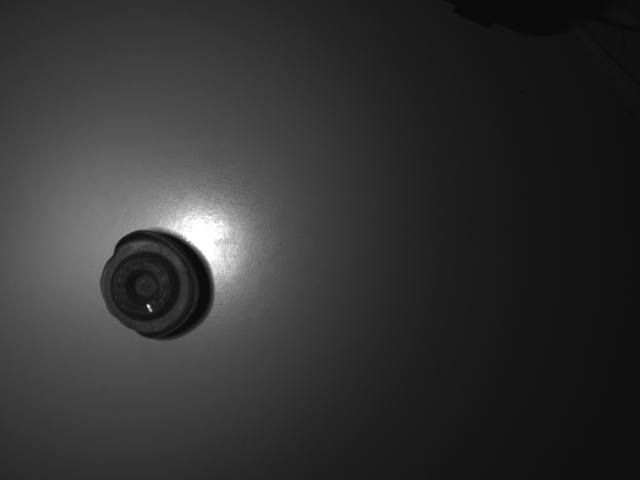
#> input picture bilder/original_right1_.png, 1280 x 960 px, found by its file name (shown at 1/2 size)
$ python bildverarbeitung.py   (older library calls are emulated)
#> lines starting #> are read from the running program, lines starting #| are printed output that depends on the picture; after the words box and inside, x2 and y2 are one past the last pixel; in counts of white or black regions, pixels touching at a corner belong together
#> in main, imgr is the input picture: shape (960, 1280, 3); min 10, max 255, mean 50.1
import cv2
import numpy as np
import pandas as pd
import matplotlib.pyplot as plt
import os


class Bildverarbeitung:
    def __init__(self, Img):
        try:
            self.img = cv2.cvtColor(Img, cv2.COLOR_BGR2GRAY)
        except:
            self.img = Img
        self.imgbin = np.zeros_like(self.img)
        self.imgregion = np.zeros_like(self.img)
        self.data= "Emty"
        self.metadata="Emty"
        self.mittekoor= np.zeros(2)
        self.solution_roa= 300
        self.regionofattraction_img =np.zeros((self.solution_roa,self.solution_roa))
        self.countur_img=cv2.cvtColor(self.img, cv2.COLOR_GRAY2BGR)
        self.aussenkontur_img=np.zeros((self.solution_roa))
        self.edges= np.zeros_like(self.regionofattraction_img)
        self.blur = cv2.GaussianBlur(self.img,(5,5),0)

    def binar(self):   #Otsu mit Gaußfilterung
        ret ,self.imgbin= cv2.threshold(cv2.bitwise_not(self.img),0,255,cv2.THRESH_BINARY+cv2.THRESH_OTSU)
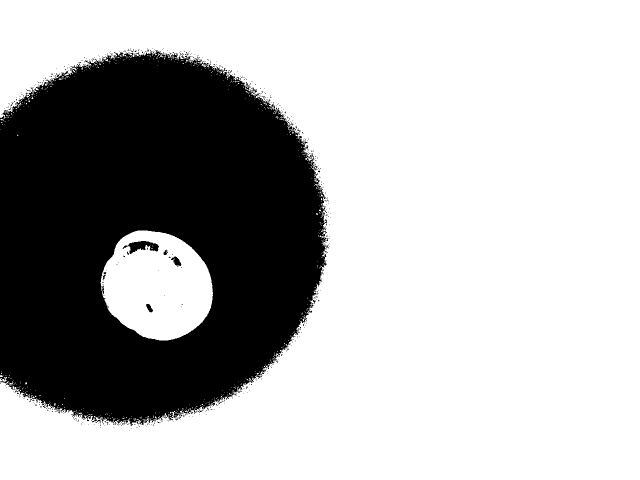
#> self.imgbin: shape (960, 1280) (shown at 1/2 size); 70.4% white; 539 black regions (531 under 20 px)
#> ret = 193
        #self.imgbin = cv2.adaptiveThreshold(self.img,255,cv2.ADAPTIVE_THRESH_MEAN_C,cv2.THRESH_BINARY,11,2)
        #self.imgbin = cv2.adaptiveThreshold(self.img,255,cv2.ADAPTIVE_THRESH_GAUSSIAN_C,cv2.THRESH_BINARY,11,2)

    def find_large_regions(self, threshold_area_small, threshold_area_big):
#> called with threshold_area_small = 300, threshold_area_big = 100000
        contours, _ = cv2.findContours(self.imgbin, cv2.RETR_EXTERNAL, cv2.CHAIN_APPROX_SIMPLE)
#> contours = 556 contours, 553 with area under 20; largest, box (x1, y1, x2, y2) and area: (0, 0, 1280, 960) 824950, (201, 461, 426, 681) 37343, (0, 754, 14, 764) 40

        # Iteriere durch die Konturen und filtere Regionen basierend auf der Fläche
        for contour in contours:
            area = cv2.contourArea(contour)
            perimeter= cv2.arcLength(contour,True)
            if perimeter != 0:
                roundness= (4 * np.pi * area)/ (perimeter*perimeter)
                if area > threshold_area_small and area < threshold_area_big and roundness > 0.7:
                    # Zeichne die Region auf das Ergebnisbild
                    cv2.drawContours(self.imgregion, [contour], 0, 255, thickness=cv2.FILLED)
#> this loop made 556 passes
#> (contour, area, perimeter, roundness) on passes 4, 6, 7, 14, 17, 18, 19, 21, 23, 25: ([[305, 837], [306, 838]], 0, 2.83, 0), ([[261, 837], [262, 837]], 0, 2, 0), ([[258, 837], [259, 838], [259, 837]], 0.5, 3.41, 0.539), ([[221, 836], [221, 837]], 0, 2, 0), ([[215, 835], [215, 836], [216, 836], [216, 835]], 1, 4, 0.785), ([[208, 835], [208, 836]], 0, 2, 0), ([[307, 834], [307, 835]], 0, 2, 0), ([[252, 834], [253, 835], [253, 834]], 0.5, 3.41, 0.539), ([[225, 834], [225, 835], [226, 836], [225, 835]], 0, 4.83, 0), ([[282, 833], [281, 834], [279, 834], [282, 834]], 0.5, 7.41, 0.114)
#> (area, perimeter, roundness) on passes 3, 9, 11, 12, 24, 26: (0, 10.83, 0), (2.5, 8.24, 0.462), (3, 17.66, 0.121), (1.5, 7.41, 0.343), (1.5, 8.24, 0.277), (1, 6.83, 0.27)
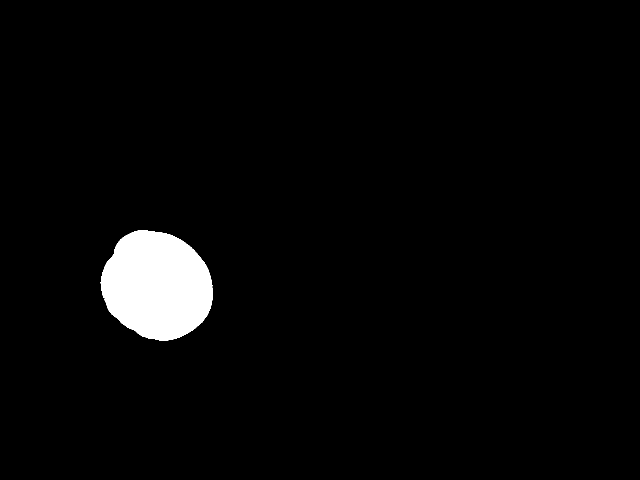
#> self.imgregion: shape (960, 1280) (shown at 1/2 size); 3.1% white; 1 white region, box (x1, y1, x2, y2) and area: (201, 461, 426, 681) 37662

        kernel_size = 3
        kernel = np.zeros((kernel_size, kernel_size), dtype=np.uint8)
        center = kernel_size // 2
        kernel[:, center] = 1
        kernel[center, :] = 1
        self.imgregion = cv2.erode(self.imgregion, kernel, iterations=3)
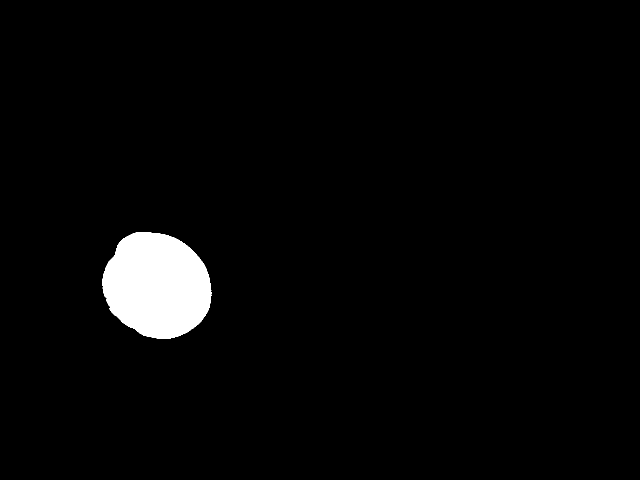
#> self.imgregion: shape (960, 1280) (shown at 1/2 size); 2.9% white; 1 white region, box (x1, y1, x2, y2) and area: (204, 464, 423, 678) 35794
        self.imgregion = cv2.dilate(self.imgregion, kernel, iterations=3)
#> self.imgregion: shape (960, 1280); 3.1% white; 1 white region, box (x1, y1, x2, y2) and area: (201, 461, 426, 681) 37639


    def flaechen_mittelpunkt(self):
        # Berechne den gewichteten Durchschnitt der Koordinaten
        Mr= cv2.moments(self.imgregion)
#> Mr = moments, m00 9597945, centre m10/m00, m01/m00 = (313.8, 570.8)

        # calculate x,y coordinate of center
        try:
            self.mittekoor[0]= int(Mr["m10"] / Mr["m00"])
            self.mittekoor[1] = int(Mr["m01"] / Mr["m00"])
            #print("x= " + str(self.mittekoor[0]) + " und y= " + str(self.mittekoor[1]))
            size=10
            thickness=3
            cv2.line(self.countur_img, (int(self.mittekoor[0] - size/2), int(self.mittekoor[1])), (int(self.mittekoor[0] + size/2), int(self.mittekoor[1])), (0, 255, 0), thickness)
#> self.countur_img: shape (960, 1280, 3); 0.01% of pixels changed, all inside (x1, y1, x2, y2) = (306, 568, 321, 573)
            # Zeichne vertikale Linie
            cv2.line(self.countur_img, (int(self.mittekoor[0]), int(self.mittekoor[1] - size/2)), (int(self.mittekoor[0]), int(self.mittekoor[1] + size/2)), (0, 255, 0), thickness)
#> self.countur_img: shape (960, 1280, 3); mean B, G, R 50.1, 50.2, 50.1
        except:
            print('Mitte nicht gefunden')

    def regionofattraction(self):
        self.binar()
        self.find_large_regions(300, 100000)
        self.flaechen_mittelpunkt()
        if all(self.mittekoor) != None:
            shift= (self.solution_roa)
            shift2= int( self.solution_roa/2)
            # Berechne die Koordinaten des Ausschnitts
            y = int(self.mittekoor[0] - shift)
            x = int(self.mittekoor[1] - shift)
            try:
                if y <= 0 and x > 0:
                    self.regionofattraction_img= self.img[0:shift, abs(x):abs(x)+shift2]
                elif y > 0 and x <= 0:
                    self.regionofattraction_img = self.img[abs(y):abs(y)+shift2, 0:shift]
                elif y <= 0 and x <= 0:
                    self.regionofattraction_img = self.img[0:shift, 0:shift]
                else:
                    self.regionofattraction_img = self.img[abs(y):abs(y)+shift2, abs(x):abs(x)+shift2]
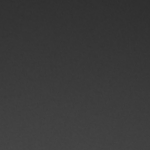
#> self.regionofattraction_img: shape (150, 150); min 46, max 72, mean 58.3
            except:
                print('error')

    def aussenkontur(self):

        kernel_size = 3
        kernel = np.zeros((kernel_size, kernel_size), dtype=np.uint8)
        center = kernel_size // 2
        kernel[:, center] = 1
        kernel[center, :] = 1

        img_erosion = cv2.erode(self.imgregion, kernel, iterations=1)
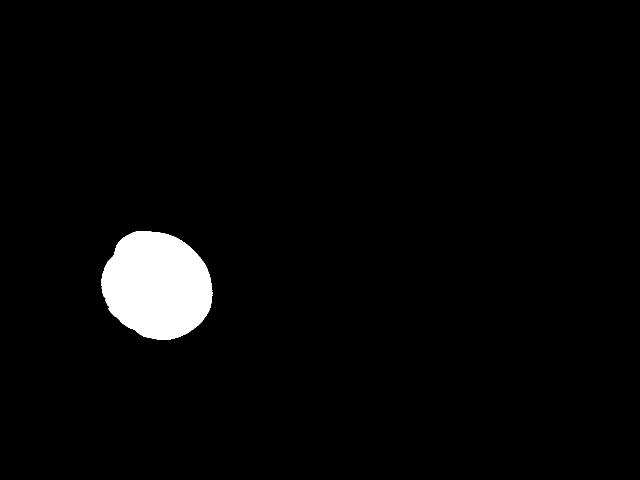
#> img_erosion: shape (960, 1280) (shown at 1/2 size); 3% white; 1 white region, box (x1, y1, x2, y2) and area: (202, 462, 425, 680) 37020
        img_dilation = cv2.dilate(self.imgregion, kernel, iterations=1)
#> img_dilation: shape (960, 1280); 3.1% white; 1 white region, box (x1, y1, x2, y2) and area: (200, 460, 427, 682) 38262
        self.aussenkontur_img = cv2.subtract(img_dilation , img_erosion )
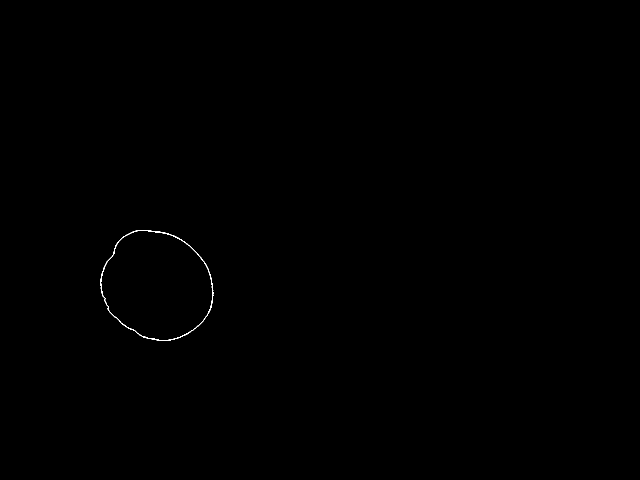
#> self.aussenkontur_img: shape (960, 1280) (shown at 1/2 size); 0.1% white in thin lines or dots, all inside (x1, y1, x2, y2) = (200, 460, 427, 682)

    def sobel_img(self):
    # Sobel Edge Detection
        img = cv2.adaptiveThreshold(self.img,255,cv2.ADAPTIVE_THRESH_GAUSSIAN_C,cv2.THRESH_BINARY,11,2)
        sobelx = cv2.Sobel(src=cv2.GaussianBlur(img,(5,5),0), ddepth=cv2.CV_64F, dx=1, dy=0, ksize=3)
        sobely = cv2.Sobel(src=cv2.GaussianBlur(img,(5,5),0), ddepth=cv2.CV_64F, dx=0, dy=1, ksize=3)

        sobel = cv2.Sobel(src=cv2.GaussianBlur(img,(5,5),0), ddepth=cv2.CV_64F, dx=1, dy=1, ksize=5)
        self.edges = sobel
        # [5 lines of commented-out code are left out]
        threshold_area_small=10
        threshold_area_big=10000000
        # [7 lines of commented-out code are left out]


    def Hough_Circles(self):
        # Use the Hough Circle Transform
        circles = cv2.HoughCircles(
            cv2.adaptiveThreshold(self.img,255,cv2.ADAPTIVE_THRESH_GAUSSIAN_C,cv2.THRESH_BINARY,11,2),#self.blur,
            cv2.HOUGH_GRADIENT,
            dp=1,           # Inverse ratio of the accumulator resolution to the image resolution
            minDist=50,     # Minimum distance between detected centers
            param1=200,     # Upper threshold for the internal Canny edge detector
            param2=5,      # Threshold for center detection
            minRadius=5,   # Minimum radius to be detected
            maxRadius=100    # Maximum radius to be detected
        )
#> circles = 311 rows, first 8: [405.5, 454.5, 99.4], [376.5, 503.5, 99.4], [289.5, 572.5, 69.7], [414.5, 551.5, 99.4], [257.5, 386.5, 97.2], [278.5, 510.5, 99.4], [398.5, 291.5, 99.4], [256.5, 464.5, 99.4]

        # If circles are found, draw them on the original image
        if circles is not None:
            circles = np.uint16(np.around(circles))
#> circles = 311 rows, first 8: [406, 454, 99], [376, 504, 99], [290, 572, 70], [414, 552, 99], [258, 386, 97], [278, 510, 99], [398, 292, 99], [256, 464, 99]
            for i in circles[0, :]:
                # Draw the outer circle
                cv2.circle(self.countur_img, (i[0], i[1]), i[2], (0, 255, 0), 2)
                # Draw the center of the circle
                cv2.circle(self.countur_img, (i[0], i[1]), 2, (0, 0, 255), 3)
#> this loop made 311 passes
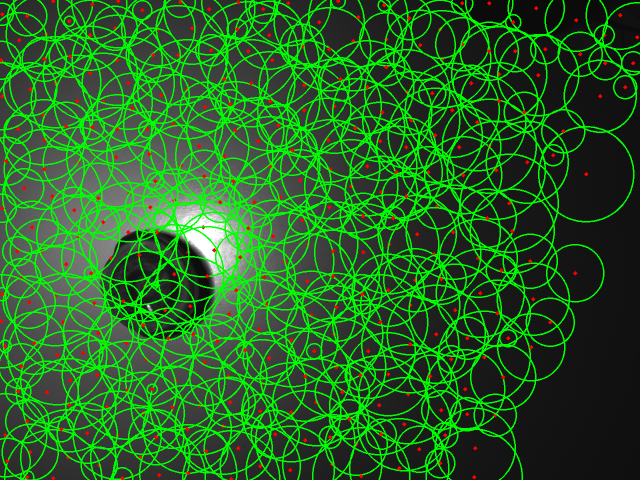
#> self.countur_img: shape (960, 1280, 3) (shown at 1/2 size); mean B, G, R 35.6, 99.3, 38

    def speichern(self, speicher_path, name, idx):
        cv2.imwrite('bilder/original'+ '_' + str(name) + str(idx) + '_' +'.png',self.img)
        cv2.imwrite('bilder/bin'+ '_' + str(name) + str(idx) + '_' +'.png',self.imgbin)
        cv2.imwrite('bilder/region'+ '_' + str(name) + str(idx) + '_' +'.png',self.imgregion)
        cv2.imwrite('bilder/regionattraction'+ '_' + str(name) + str(idx) + '_' +'.png',self.regionofattraction_img )
        cv2.imwrite('bilder/countur'+ '_' + str(name) + str(idx) + '_' +'.png',self.countur_img)
        cv2.imwrite('bilder/aussenkontur'+ '_' + str(name) + str(idx) + '_' +'.png',self.aussenkontur_img)
        cv2.imwrite('bilder/sobel'+ '_' + str(name) + str(idx) + '_' +'.png',self.edges)
        return 0
        #self.data
        #self.metadata
        ##self.mittekoor


def main():
    imgr = cv2.imread("/bilder/original_right1_.png")
    imgl = cv2.imread("links.jpg")
    img= Bildverarbeitung(imgr)

    img.regionofattraction()
    img.aussenkontur()
    img.Hough_Circles()
    #img.mitte()


    cv2.imshow("test_image", img.imgregion)
    cv2.waitKey(0)
    #cv2.imshow("test_image", img.aussenkontur_img)
    #cv2.waitKey(0)
    cv2.imshow("test_image", img.countur_img)
    cv2.waitKey(0)
    cv2.destroyAllWindows()


if __name__ == '__main__':

    main()

$ run again, with bilder/original_right11_.png copied over bilder/original_right1_.png
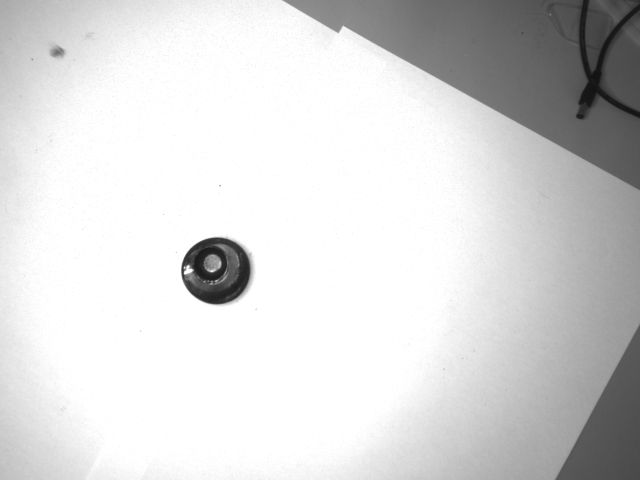
#> input picture bilder/original_right11_.png, 1280 x 960 px, found by its file name (shown at 1/2 size)
#> in main, imgr is the input picture: shape (960, 1280, 3); min 18, max 255, mean 216.1
#> in binar, `ret ,self.imgbin= cv2.threshold(cv2.bitwise_not(self.img),0,255,cv2.TH..`:
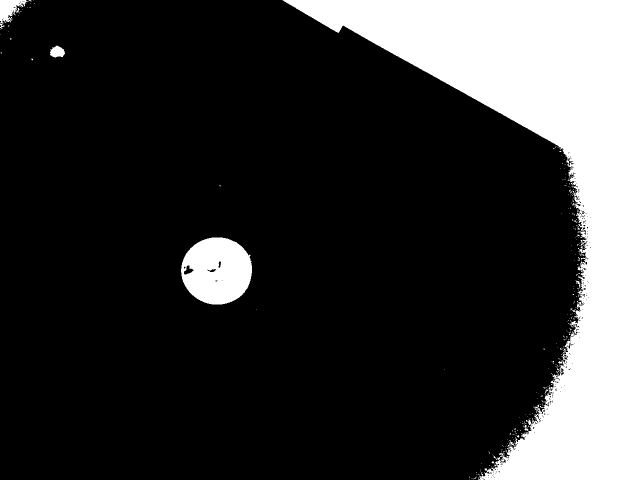
#> self.imgbin: shape (960, 1280) (shown at 1/2 size); 20.4% white; 313 white regions (305 under 20 px)
#> ret = 76
#> contours = 313 contours, 307 with area under 20; largest, box (x1, y1, x2, y2) and area: (565, 0, 1280, 960) 231758, (362, 475, 504, 609) 14812, (0, 0, 63, 58) 1372, (100, 91, 130, 115) 467, (1046, 850, 1057, 862) 29, (1152, 561, 1161, 574) 25
#> the loop in find_large_regions, `for contour in contours:` made 313 passes
#> (area, perimeter, roundness) on pass 63: (29, 46.28, 0.17)
#> Mr = moments, m00 3823980, centre m10/m00, m01/m00 = (433.2, 541.3)
#> img_erosion: shape (960, 1280); 1.2% white; 1 white region, box (x1, y1, x2, y2) and area: (363, 476, 503, 608) 14607
#> img_dilation: shape (960, 1280); 1.3% white; 1 white region, box (x1, y1, x2, y2) and area: (361, 474, 505, 610) 15389
#> self.aussenkontur_img: shape (960, 1280); 0.06% white in thin lines or dots, all inside (x1, y1, x2, y2) = (361, 474, 505, 610)
#> in Hough_Circles, `circles = cv2.HoughCircles( cv2.adaptiveThreshold(self.img,255,cv2.ADA..`: circles = 374 rows, first 8: [1068.5, 562.5, 99.4], [1130.5, 608.5, 99.4], [1037.5, 494.5, 99.4], [1031.5, 361.5, 99.4], [1131.5, 483.5, 99.4], [992.5, 719.5, 99.4], [1149.5, 733.5, 99.4], [1029.5, 431.5, 99.4]
#> in Hough_Circles, `circles = np.uint16(np.around(circles))`: circles = 374 rows, first 8: [1068, 562, 99], [1130, 608, 99], [1038, 494, 99], [1032, 362, 99], [1132, 484, 99], [992, 720, 99], [1150, 734, 99], [1030, 432, 99]
#> the loop in Hough_Circles, `for i in circles[0, :]:` made 374 passes
#> after the loop in Hough_Circles, `for i in circles[0, :]:`:
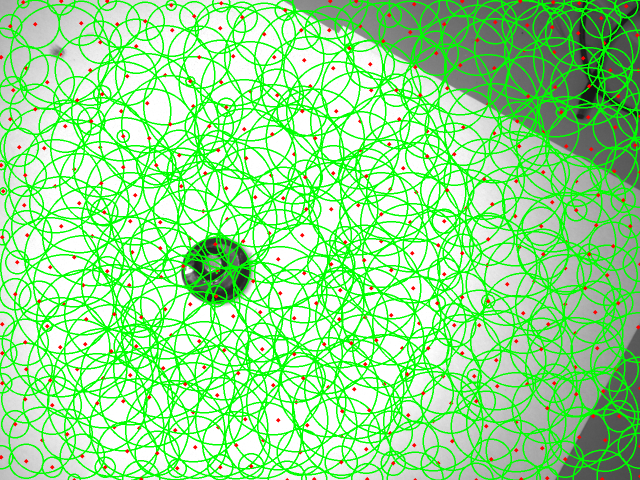
#> self.countur_img: shape (960, 1280, 3) (shown at 1/2 size); mean B, G, R 148, 224.5, 150.8

$ run again, with bilder/original_right4_.png copied over bilder/original_right1_.png
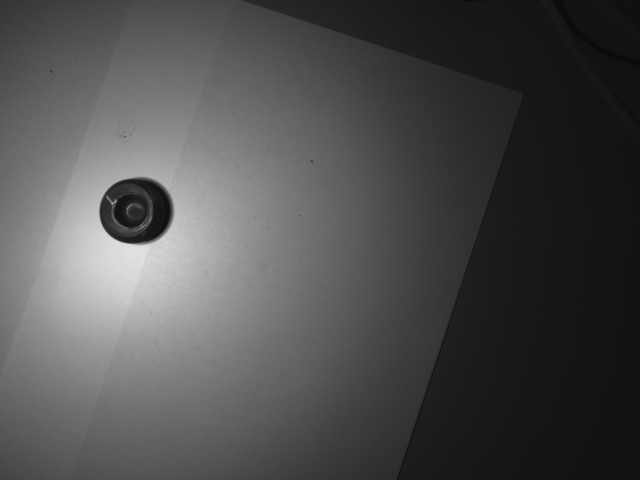
#> input picture bilder/original_right4_.png, 1280 x 960 px, found by its file name (shown at 1/2 size)
#> in main, imgr is the input picture: shape (960, 1280, 3); min 11, max 229, mean 78.3
#> in binar, `ret ,self.imgbin= cv2.threshold(cv2.bitwise_not(self.img),0,255,cv2.TH..`:
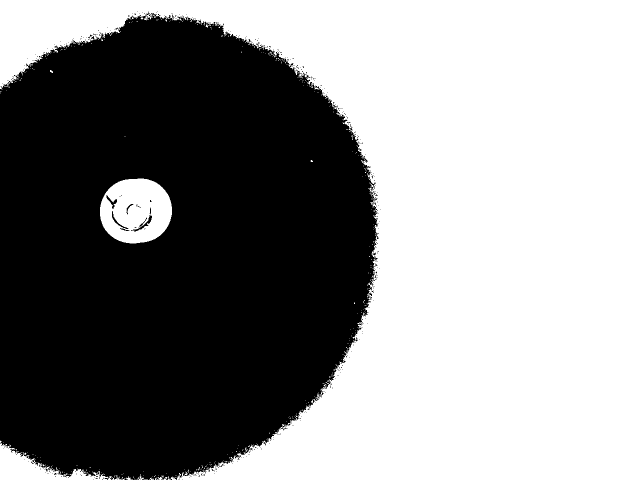
#> self.imgbin: shape (960, 1280) (shown at 1/2 size); 53.9% white; 403 black regions (395 under 20 px)
#> ret = 173
#> contours = 399 contours, 391 with area under 20; largest, box (x1, y1, x2, y2) and area: (0, 0, 1280, 960) 638515, (200, 357, 344, 487) 14840, (0, 886, 226, 960) 5946, (335, 953, 352, 960) 36, (314, 954, 335, 960) 34, (277, 948, 288, 960) 29, (229, 950, 244, 960) 26, (251, 953, 262, 960) 24
#> the loop in find_large_regions, `for contour in contours:` made 399 passes
#> (area, perimeter, roundness) on passes 15, 17, 20, 30, 33, 116: (33.5, 71.7, 0.0819), (35.5, 60.53, 0.122), (23.5, 34.38, 0.25), (26, 51.8, 0.122), (29, 42.63, 0.201), (5946, 1005.6, 0.0739)
#> Mr = moments, m00 3834435, centre m10/m00, m01/m00 = (271.3, 421.3)
#> img_erosion: shape (960, 1280); 1.2% white; 1 white region, box (x1, y1, x2, y2) and area: (201, 358, 343, 486) 14643
#> img_dilation: shape (960, 1280); 1.3% white; 1 white region, box (x1, y1, x2, y2) and area: (199, 356, 345, 488) 15435
#> self.aussenkontur_img: shape (960, 1280); 0.06% white in thin lines or dots, all inside (x1, y1, x2, y2) = (199, 356, 345, 488)
#> in Hough_Circles, `circles = cv2.HoughCircles( cv2.adaptiveThreshold(self.img,255,cv2.ADA..`: circles = 333 rows, first 8: [291.5, 443.5, 99.4], [238.5, 399.5, 99.4], [453.5, 451.5, 99.4], [501.5, 651.5, 99.4], [394.5, 554.5, 99.4], [512.5, 595.5, 99.4], [509.5, 411.5, 99.4], [195.5, 227.5, 99.4]
#> in Hough_Circles, `circles = np.uint16(np.around(circles))`: circles = 333 rows, first 8: [292, 444, 99], [238, 400, 99], [454, 452, 99], [502, 652, 99], [394, 554, 99], [512, 596, 99], [510, 412, 99], [196, 228, 99]
#> the loop in Hough_Circles, `for i in circles[0, :]:` made 333 passes
#> after the loop in Hough_Circles, `for i in circles[0, :]:`:
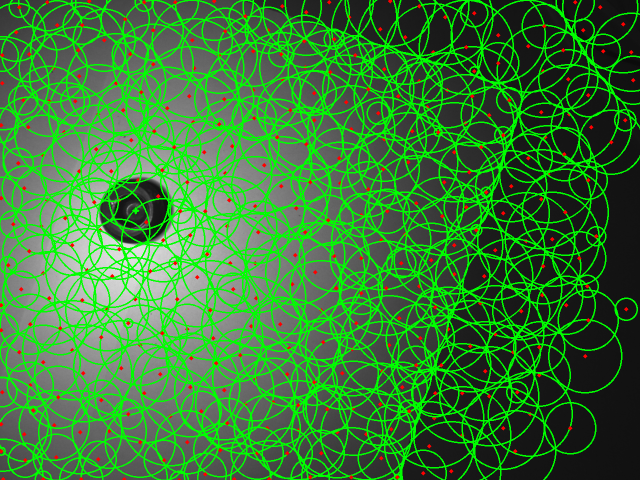
#> self.countur_img: shape (960, 1280, 3) (shown at 1/2 size); mean B, G, R 55.2, 122.5, 57.7
